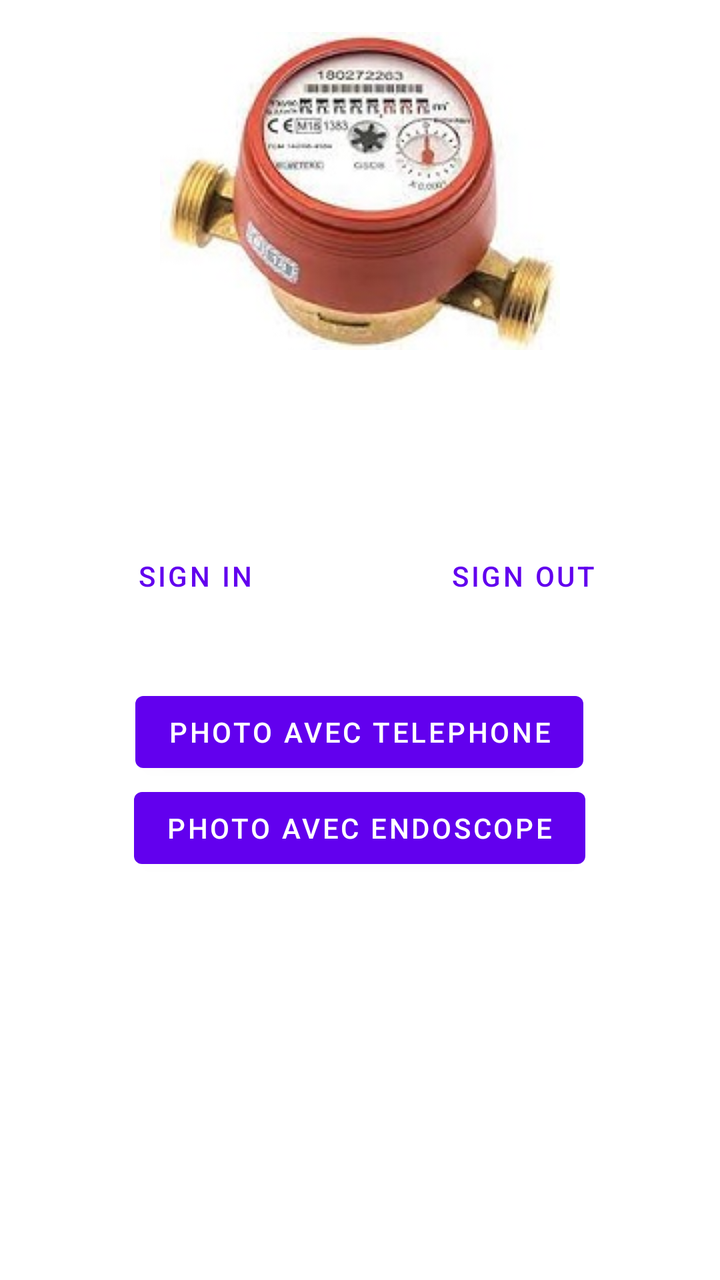
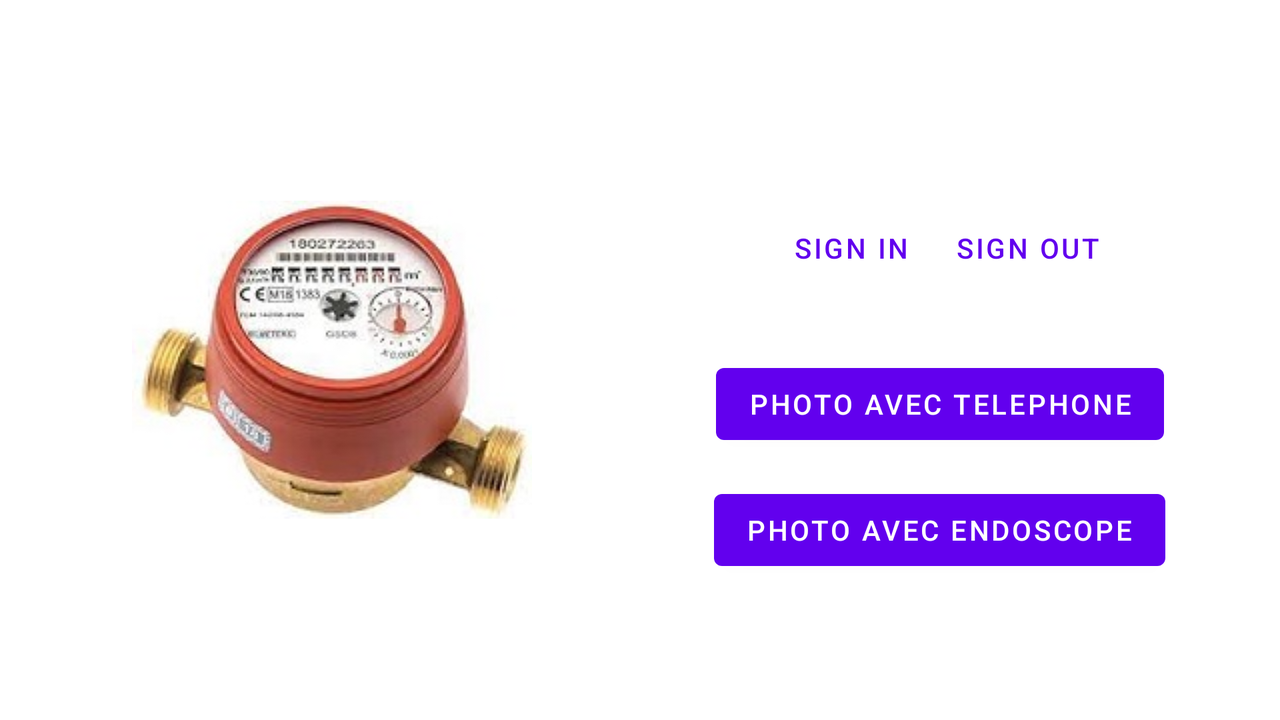

The same Android screen from two of the app's own layout files: first res/layout/ as a phone draws it, then the repository's variant for another configuration, drawn on a device whose configuration selects that folder. Both files follow.
<!-- AndroidManifest.xml: application theme Theme.EcsFloralies -->
<!-- res/layout/fragment_entry.xml -->
<?xml version="1.0" encoding="utf-8"?>
<LinearLayout xmlns:android="http://schemas.android.com/apk/res/android"
    xmlns:app="http://schemas.android.com/apk/res-auto"
    xmlns:tools="http://schemas.android.com/tools"
    android:layout_width="match_parent"
    android:layout_height="match_parent"
    android:layout_marginStart="16dp"
    android:layout_marginTop="16dp"
    android:layout_marginEnd="16dp"
    android:layout_marginBottom="16dp"
    tools:context=".fragments.EntryFragment"
    android:orientation="vertical">

    <ImageView
        android:layout_width="wrap_content"
        android:layout_height="wrap_content"
        android:layout_gravity="center_horizontal"
        app:srcCompat="@drawable/ecscounter" />

    <Space
        android:layout_width="match_parent"
        android:layout_height="50dp" />

    <TextView
        android:id="@+id/account_email"
        android:layout_width="wrap_content"
        android:layout_height="wrap_content"
        android:layout_gravity="center_horizontal" />

    <Space
        android:layout_width="match_parent"
        android:layout_height="20dp"/>

    <LinearLayout
        android:layout_width="match_parent"
        android:layout_height="wrap_content"
        android:orientation="horizontal">

        <Button
            android:id="@+id/signInButton"
            android:layout_width="wrap_content"
            android:layout_height="wrap_content"
            android:layout_weight="1"
            android:text="Sign In"
            style="?android:attr/buttonBarButtonStyle" />

        <Button
            android:id="@+id/signOutButton"
            android:layout_width="wrap_content"
            android:layout_height="wrap_content"
            android:layout_weight="1"
            android:text="Sign Out"
            style="?android:attr/buttonBarButtonStyle" />

    </LinearLayout>

    <Space
        android:layout_width="match_parent"
        android:layout_height="30dp"/>

    <LinearLayout
        android:layout_width="wrap_content"
        android:layout_height="wrap_content"
        android:orientation="vertical"
        android:layout_gravity="center_horizontal"
        app:layout_constraintEnd_toEndOf="parent"
        app:layout_constraintStart_toStartOf="parent"
        app:layout_constraintTop_toTopOf="parent">

        <Button
            android:id="@+id/cameraButton"
            android:layout_width="wrap_content"
            android:layout_height="wrap_content"
            android:layout_gravity="center_horizontal"
            android:text="Photo avec telephone"
            tools:layout_editor_absoluteY="108dp" />

        <Button
            android:id="@+id/endoscopeButton"
            android:layout_width="wrap_content"
            android:layout_height="wrap_content"
            android:layout_gravity="center_horizontal"
            android:text="Photo avec endoscope"
            tools:layout_editor_absoluteY="212dp" />

    </LinearLayout>

</LinearLayout>
<!-- resources referenced by this layout -->
<resources>
  <!-- drawable ecscounter: jpg bitmap (drawable, 14722 bytes) -->
  <style name="Theme.EcsFloralies" parent="Theme.MaterialComponents.DayNight.DarkActionBar">
          
          <item name="colorPrimary">@color/purple_500</item>
          <item name="colorPrimaryVariant">@color/purple_700</item>
          <item name="colorOnPrimary">@color/white</item>
          
          <item name="colorSecondary">@color/teal_200</item>
          <item name="colorSecondaryVariant">@color/teal_700</item>
          <item name="colorOnSecondary">@color/black</item>
          
          <item name="android:statusBarColor">?attr/colorPrimaryVariant</item>
          
      </style>
</resources>
<!-- res/layout-land/fragment_entry.xml (the repository's variant of the layout above) -->
<!-- drawn on the phone turned sideways -->
<?xml version="1.0" encoding="utf-8"?>
<LinearLayout xmlns:android="http://schemas.android.com/apk/res/android"
    xmlns:app="http://schemas.android.com/apk/res-auto"
    xmlns:tools="http://schemas.android.com/tools"
    android:layout_width="match_parent"
    android:layout_height="match_parent"
    android:layout_marginStart="16dp"
    android:layout_marginTop="16dp"
    android:layout_marginEnd="16dp"
    android:layout_marginBottom="16dp"
    tools:context=".fragments.EntryFragment"
    android:orientation="horizontal">

    <Space
        android:layout_width="50dp"
        android:layout_height="match_parent"/>

    <ImageView
        android:layout_width="wrap_content"
        android:layout_height="wrap_content"
        android:layout_gravity="center_vertical"
        app:srcCompat="@drawable/ecscounter" />

    <Space
        android:layout_width="50dp"
        android:layout_height="match_parent"/>

    <LinearLayout
        android:layout_width="match_parent"
        android:layout_height="wrap_content"
        android:orientation="vertical"
        android:layout_gravity="center_vertical">

        <TextView
            android:id="@+id/account_email"
            android:layout_width="wrap_content"
            android:layout_height="wrap_content"
            android:layout_gravity="center_horizontal"/>

        <Space
            android:layout_width="match_parent"
            android:layout_height="10dp"/>

        <LinearLayout
            android:layout_width="wrap_content"
            android:layout_height="wrap_content"
            android:orientation="horizontal"
            android:layout_gravity="center_horizontal">

            <Button
                android:id="@+id/signInButton"
                android:layout_width="wrap_content"
                android:layout_height="wrap_content"
                android:layout_weight="1"
                android:text="Sign In"
                style="?android:attr/buttonBarButtonStyle" />

            <Button
                android:id="@+id/signOutButton"
                android:layout_width="wrap_content"
                android:layout_height="wrap_content"
                android:layout_weight="1"
                android:text="Sign Out"
                style="?android:attr/buttonBarButtonStyle" />

        </LinearLayout>

        <Space
            android:layout_width="match_parent"
            android:layout_height="30dp"/>

        <Button
            android:id="@+id/cameraButton"
            android:layout_width="wrap_content"
            android:layout_height="wrap_content"
            android:layout_gravity="center_horizontal"
            android:text="Photo avec telephone" />

        <Space
            android:layout_width="match_parent"
            android:layout_height="15dp" />

        <Button
            android:id="@+id/endoscopeButton"
            android:layout_width="wrap_content"
            android:layout_height="wrap_content"
            android:layout_gravity="center_horizontal"
            android:text="Photo avec endoscope" />

    </LinearLayout>

</LinearLayout>
